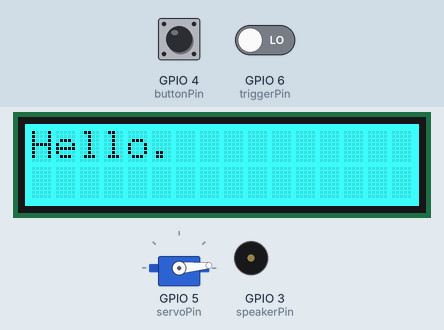
A sketch run on a simulated ESP32-S3. Parts: servo, 16×2 character LCD, buzzer (waves = sounding). The test bench sets the inputs (shaded band); at power-on: GPIO 4 (buttonPin) LOW, GPIO 6 (triggerPin) LOW. WiFi joins after 1.5 s; servers stay silent unless stated; what the sketch prints to the serial monitor is not drawn.

Above: at 4.3 s.
4.4 s: GPIO 4 (buttonPin) pulled HIGH for 0.15 s
At 5.1 s:
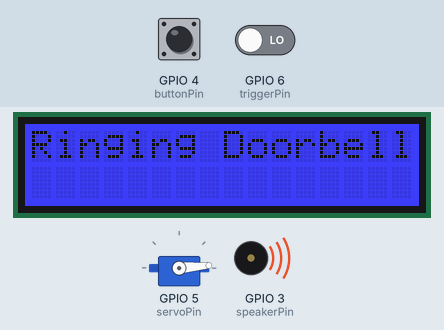
7.5 s: GPIO 6 (triggerPin) driven HIGH
At 8.7 s:
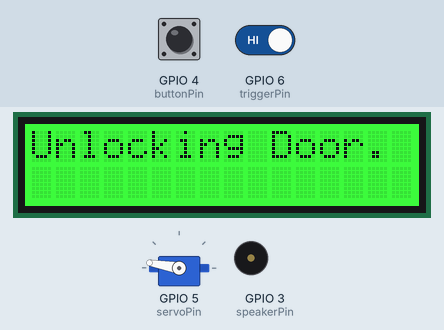
10.5 s: GPIO 6 (triggerPin) driven LOW
13.5 s: GPIO 4 (buttonPin) pulled HIGH for 1 s
At 15.31 s:
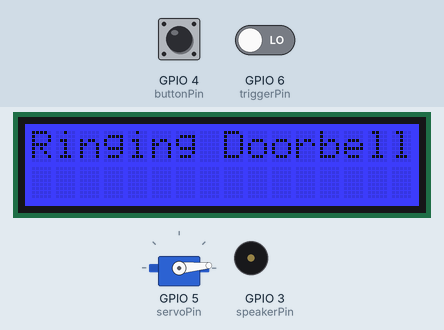
Timing chart, 0 to 18.5 s (numbered marks = the images above; inputs shaded):
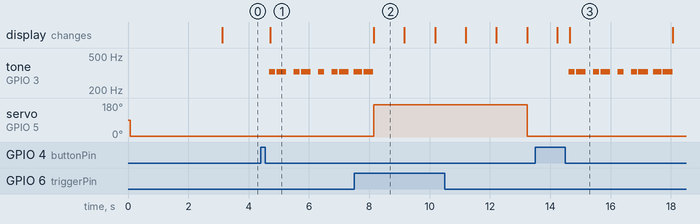

Measured:
- after the input at 4.4 s, tone on GPIO 3 (speakerPin): plays 328 Hz for 0.20 s, 328 Hz for 0.32 s, 328 Hz for 0.20 s, 328 Hz for 0.32 s, 328 Hz for 0.20 s, 328 Hz for 0.20 s … (8 notes in this stretch), starting after 0.28 s; the display: changes after 0.32 s (image 1)
- after the input at 7.5 s, servo on GPIO 5 (servoPin): 5° → 170° after 0.65 s; the display: changes after 0.65 s (image 2)
- after the input at 13.5 s, tone on GPIO 3 (speakerPin): plays 328 Hz for 0.20 s, 328 Hz for 0.32 s, 328 Hz for 0.20 s, 328 Hz for 0.32 s, 328 Hz for 0.20 s, 328 Hz for 0.20 s … (9 notes in this stretch), starting after 1.1 s; the display: first differs from a run without the input after 1.1 s (image 3)
- what the display in image 2 shows lasts 1.0 s, from 8.2 s to 9.2 s

The sketch:

hw.ino
```cpp
#include <Servo.h>
#include <SPI.h>
#include <WiFi.h>
#include "rgb_lcd.h"


rgb_lcd lcd;

int colorR = 0;
int colorG = 255;
int colorB = 255;

int servoPin = 5;
int buttonPin = 4;
int speakerPin = 3;
int triggerPin = 6;

char ssid[] = "Sonnet2";

Servo groveServo;

int shaft;

boolean unlock = false;

boolean reject = false;

int length = 26; // the number of notes
char notes[] = "eeeee eeeee ee eeeee eeeee";
//char notes[] = "abcdefgabcdefgabcdefgabcde";
int beats[] = {1,1,1,1,1,2,1,1,1,1,1,2,1,1,2,1,1,1,1,1,1,2,1,1,1,1,1  };
int tempo = 80;

int status = WL_IDLE_STATUS;

WiFiClient client;

char server[] = "internetofdoor.azurewebsites.net";

unsigned long lastConnectionTime = 0;           // last time you connected to the server, in milliseconds
boolean lastConnected = false;                  // state of the connection last time through the main loop
const unsigned long postingInterval = 10*1000;  // delay between updates, in milliseconds

void setup() {

   Serial.begin(9600);

   pinMode(speakerPin, OUTPUT);
   pinMode(buttonPin, INPUT);
   pinMode(servoPin, OUTPUT);
   pinMode(triggerPin, INPUT);
   groveServo.attach(servoPin);

   lcd.begin(16, 2);

   lcd.setRGB(colorR, colorG, colorB);

   lcd.print("Servo setup.");


   groveServo.write(5);


   lcd.setRGB(255, 0, 0);

   lcd.clear();

   lcd.print(ssid);
   while ( status != WL_CONNECTED) {
    Serial.print("Attempting to connect to SSID: ");
    Serial.println(ssid);
    // Connect to WPA/WPA2 network. Change this line if using open or WEP network:
    status = WiFi.begin(ssid);

    // wait 10 seconds for connection:
    delay(1000);
  }

  printWifiStatus();

  lcd.setRGB(0, 0, 0);
  lcd.clear();
  lcd.print("fuck you.");
}

void loop() {
  while ( status != WL_CONNECTED) {
    lcd.setRGB(255, 0, 0);
    lcd.clear();
    lcd.print(ssid);
    Serial.print("Attempting to connect to SSID: ");
    Serial.println(ssid);
    // Connect to WPA/WPA2 network. Change this line if using open or WEP network:
    status = WiFi.begin(ssid);

    // wait 10 seconds for connection:
    delay(10000);
  }

  lcd.setRGB(0, 255, 255);
  lcd.clear();
  lcd.print("Hello.");

  if (digitalRead(buttonPin)){
    if (client.connect(server, 80)) {
      Serial.println("connected to server");
      // Make a HTTP request:
      client.println("GET /door HTTP/1.1");
      client.println("Host: internetofdoor.azurewebsites.net");
      client.println("Connection: close");
      client.println();
    }

    lcd.clear();
    lcd.setRGB(0, 0, 255);
    lcd.print("Ringing Doorbell.");
    for (int i = 0; i < length; i++)
    {
        if (notes[i] == ' ')
        {
            delay(beats[i] * tempo); // rest
        }
        else
        {
            playNote(notes[i], beats[i] * tempo);
        }

        // pause between notes
        delay(tempo / 2);
    }
    lcd.clear();
    lcd.setRGB(0, 255, 255);
    lcd.print("Hello.");
  }
  if(digitalRead(triggerPin)){
    lcd.clear();
    lcd.setRGB(0, 255, 0);
    lcd.print("Unlocking Door.");
    lcd.setCursor(0, 1);
    groveServo.write(170);

    delay(1000);
    lcd.clear();
    lcd.print("4 Seconds left");

    delay(1000);
    lcd.clear();
    lcd.print("3 Seconds left");

    delay(1000);
    lcd.clear();
    lcd.print("2 Seconds left");

    delay(1000);
    lcd.clear();
    lcd.print("1 Second left");

    delay(1000);
    lcd.clear();

    groveServo.write(5);

    lcd.clear();
    lcd.print("Locking Door");
    delay(1000);

    lcd.clear();
    lcd.setRGB(0, 255, 255);
    lcd.print("Hello.");
  }

  if(reject){
     lcd.clear();
     lcd.setRGB(255, 0, 0);
     lcd.print("Go Away.");
     delay(2000);
     lcd.clear();
     lcd.setRGB(0, 255, 255);
     lcd.print("Hello.");
  }
  delay(100);

}

void playTone(int tone, int duration) {
    for (long i = 0; i < duration * 1000L; i += tone * 2) {
        digitalWrite(speakerPin, HIGH);
        delayMicroseconds(tone);
        digitalWrite(speakerPin, LOW);
        delayMicroseconds(tone);
    }
}

void playNote(char note, int duration) {
    char names[] = { 'c', 'd', 'e', 'f', 'g', 'a', 'b', 'C' };
    int tones[] = { 1915, 1700, 1519, 1432, 1275, 1136, 1014, 956 };

    // play the tone corresponding to the note name
    for (int i = 0; i < 8; i++) {
        if (names[i] == note) {
            playTone(tones[i], duration);
        }
    }
}


// this method makes a HTTP connection to the server:
void httpRequest() {
  // if there's a successful connection:
  if (client.connect(server, 80)) {
    Serial.println("connecting...");
    client.println("GET / HTTP/1.1");
    client.println("Host: internetofdoor.azurewebsites.net");
    client.println("Connection: close");
    client.println();


    // note the time that the connection was made:
    lastConnectionTime = millis();
  }
  else {
    // if you couldn't make a connection:
    Serial.println("connection failed");
    Serial.println("disconnecting.");
    client.stop();
  }
}


void printWifiStatus() {
  // print the SSID of the network you're attached to:
  Serial.print("SSID: ");
  Serial.println(WiFi.SSID());

  // print your WiFi shield's IP address:
  IPAddress ip = WiFi.localIP();
  Serial.print("IP Address: ");
  Serial.println(ip);

  // print the received signal strength:
  long rssi = WiFi.RSSI();
  Serial.print("signal strength (RSSI):");
  Serial.print(rssi);
  Serial.println(" dBm");
}
```
